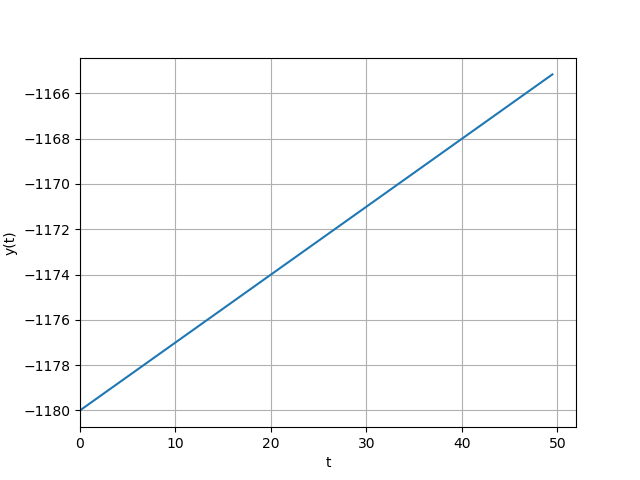

Write the Python code that produced this figure.
#!/usr/bin/env python3
# -*- coding: utf-8 -*-
import random
import multiprocessing as mp
import matplotlib.pyplot as plt


class Model(object):
    """ A class that represets a process model
    """

    def __init__(self, functional_law, delta_t_min, delta_t_max,
                 delta_t=None, **kwargs):
        """
        :param functional_law: A function that describes how a model
            behaves in time
        :type functional_law: func
        :param delta_t_min: lower bound for randomly generating delta_t
        :type delta_t_min: float
        :param delta_t_max: upper bound for randomly generating delta_t
        :type delta_t_max: float
        :param delta_t: explicit delta_t value. Overrides generated one.
        :type delta_t: float
        """
        # The functional law itself
        self.functional_law = functional_law
        # Variables neccessary for the functional_law to be computed
        self.functional_law_vars = kwargs
        # Time step
        self.delta_t = random.uniform(delta_t_min, delta_t_max)
        # If delta_t is explicitly passed, override it
        if delta_t:
            self.delta_t = delta_t

    def run(self, t):
        """
        Run the model at time point "T"

        :param t: time point value
        :type t: float

        :return: time point t and the value of a system in time point t
        :rtype: tuple
        """
        return t, self.functional_law(**self.functional_law_vars, t=t)

    def run_for(self, time):
        """
        A generator function that runs a model for a given duration `time`

        :param time: time duration how long a model should be run
        :type time: float
        """
        t = 0
        while t < time:
            yield self.run(t)
            t += self.delta_t


def split_list_of_points(lofp):
    """ Splits a list of points of form [(x1, y1), (x2, y2), (x3, y3), ...]
    into [x1, x2, x3, ...], [y1, y2, y3, ...]
    """
    lx, ly = zip(*lofp)
    return lx, ly


def print_table(t, colh1='x', colh2='y'):
    # Accomodate for two values and a separator
    print('{:->33}'.format(''))
    print('{:>15} | {:>15}'.format(colh1, colh2))
    print('{:->33}'.format(''))
    for x, y in t:
        print('{:+15.4f} | {:+15.4f}'.format(x, y))
    print('{:->33}'.format(''))


def plot_func(x, y, xlabel='x', ylabel='f(x)'):
    fig = plt.figure(1)

    ax = fig.add_subplot(111)
    ax.plot(x, y)
    ax.set_xlabel(xlabel)
    ax.set_ylabel(ylabel)
    ax.set_xlim(0.0, None)
    plt.grid()
    plt.show()
    return


def main():
    # Описуємо функцію, задану в завданні за варіантом
    def f(t): return 0.3*t - 1180

    # Зчитуємо тривалість часу
    t = float(input('Введіть бажану тривалість роботи системи t: '))

    # Run the system
    # Pass every needed variable as a keyword argument
    # Завдання 1: моделювання системи
    print('\n# Завдання 1: моделювання системи')

    # Створюємо об'єкт-систему з параметрами, від яких залежить функція
    # Ці параметри (дельта t та змінні, від яких залежить функція) описані
    # у завданні
    model = Model(f, delta_t_min=0, delta_t_max=1)

    # Запускаємо модель на час t і будуємо таблицю результатів симуляції
    # за отриманими даними
    simulation_table = [x for x in model.run_for(time=t)]

    # Виводимо створену таблицю
    print_table(simulation_table)

    # Розбиваємо таблицю на окремі кортежі: координати x і y відповідно.
    # Це потрібно для побудови графіка траекторії процесу
    x, y = split_list_of_points(simulation_table)

    # Завдання 2: побудувати графік траекторії процесу
    print('\n# Завдання 2: побудова графіку траекторії процесу'
          '\n(Виконується у фоновому режимі)')

    # Створюємо окремий процес для побудови графіка траекторії процесу,
    # що імітується
    p = mp.Process(
        target=plot_func,
        args=(x, y),
        # Задаємо підписи для осей OX, OY відповідно
        kwargs={
            'xlabel': 't',
            'ylabel': 'y(t)'
        }
    )
    # Запускаємо створений процес --- будуємого графік траекторії процесу
    p.start()


if __name__ == '__main__':
    main()
